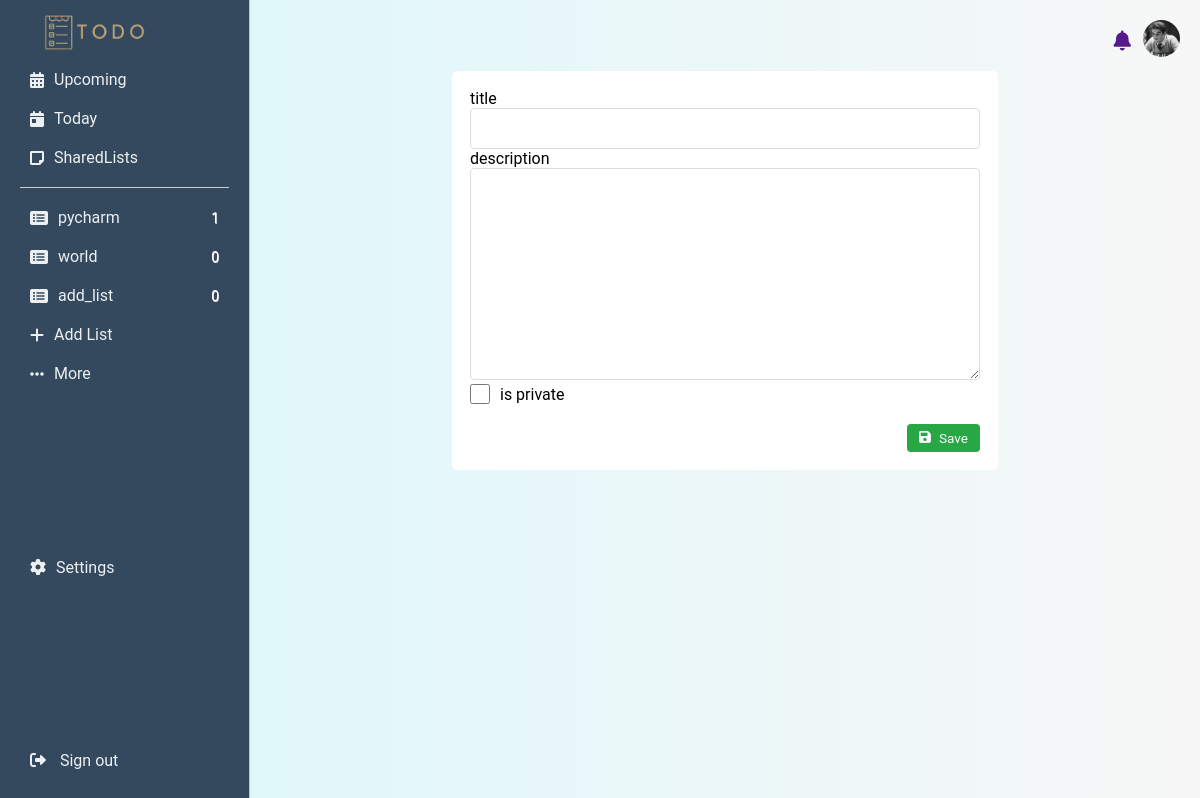
The page /lists/new/ (signed in) on the database its author committed.
### base/models.py (models this page shows, shortened)
class ToDoList(models.Model):
    id = models.UUIDField(primary_key=True, default=uuid.uuid4, editable=False)
    user = models.ForeignKey(CustomUser, on_delete=models.CASCADE, related_name='todo_lists')
    name = models.CharField(max_length=255)
    description = models.TextField()
    created_at = models.DateTimeField(auto_now_add=True)
    updated_at = models.DateTimeField(auto_now=True)
    is_private = models.BooleanField(default=True)
    icon = models.CharField(max_length=50, default='fa-list-alt')
    class Meta:
        verbose_name = "To-Do List"
        verbose_name_plural = "To-Do Lists"

### base/views.py (the view)
# urls.py: path('lists/new/', views.create_todo_list, name='create_todo_list'),
@login_required
def create_todo_list(request):
    if request.method=='POST':
        form=todoListForm(request.POST)
        if form.is_valid():
            todo_list=form.save(commit=False)
            try:
                custom_user=CustomUser.objects.get(user=request.user)
            except CustomUser.DoesNotExist:
                raise Http404("user does not exist")
            todo_list.user=custom_user
            todo_list.icon=get_icon_for_title(todo_list.name)
            todo_list.save()
            activity_log(request.user, 'add', f"{todo_list.name} list")
            return redirect('lists_view')
    else:
        form=todoListForm()
    return render(request,'base/create_todo_list.html',{'form':form})

### base/forms.py
class todoListForm(forms.ModelForm):
   is_private = forms.BooleanField(label='is private',widget=forms.CheckboxInput(attrs={'class':'is_private'}),required=False )
   name = forms.CharField(label='title',widget=forms.TextInput(attrs={'class':'form-control'}) )
   description = forms.CharField(label='description',widget=forms.Textarea(attrs={'class':'form-control'}) )
   class Meta:
       model =ToDoList
       fields = ['is_private', 'name', 'description']

### base/context_processors.py (called while the page is built)
def user_info(request):
    if request.user.is_authenticated:
        try:
            user_profile = CustomUser.objects.get(user = request.user)
            return {
                'user':user_profile,
                'image_profile':user_profile.image_profile
            }
        except:
            print('there is error ')
    return{}

def side_bare_links(request):
    if request.user.is_authenticated:
        custom_user = CustomUser.objects.get(user=request.user)
        user_last_lists = ToDoList.objects.filter(user=custom_user).annotate(task_count=Count('tasks')).order_by('-updated_at')[:3]
        return {'custom_user': custom_user, 'user_last_lists': user_last_lists}
    return {'custom_user': None, 'user_last_lists': []}

### base/templates/base/create_todo_list.html (shortened to what this page needs)
{% extends 'base/base.html' %}
{% load static %}
{% block extra_css %}
    <link rel="stylesheet" href="{% static 'css/change-email.css' %}">
{% endblock extra_css %}
{% block content %}
<div class="container_change_email">
    <form method="POST" action="{% url 'create_todo_list' %}">
        {{ form.name.label }}
        {{ form.name }}
        {{ form.description.label }}
        {{ form.description }}
        <div class="checkbox-label">
            {{ form.is_private }}
            {{ form.is_private.label }}
        </div>
        <div class="button-container">
            <button type="submit" class='btn btn-complete'><i class="fas fa-save"></i>Save</button>
        </div>
    </form>
</div>
{% endblock %}

### base/templates/base/sidebar.html (shortened to what this page needs)
{% load static %}
{% block extra_css %}
  <link rel="stylesheet" href=" {% static 'css/side_bare_hero.css' %}">
{% endblock extra_css %}
<div class="sidebar">
  <a href=" {% url 'home' %}"> <img src="{% static 'logo/todo-removebg-preview.png' %}" alt="logo" class='logo'> </a>
  <div class="tasks">
    <div class="task-item">
      <i class="fas fa-calendar-alt"></i>
      <a>Upcoming</a>
    </div>
    <div class="task-item active">
      <i class="fas fa-calendar-day"></i>
      <a href="{% url 'today_tasks' %}">Today</a>
    </div>
    <div class="task-item">
      <i class="fas fa-sticky-note"></i>
      <a href='{% url 'shared_list' %}'>SharedLists</a>
    </div>
  </div>
  <hr>
  <div class="lists">
    {% for list in user_last_lists %}
    <div class="list-item">
      <i class="fa {{list.icon}}"></i>
      <a href="{% url 'tasks_for_list' list_id=list.id %}">{{ list.name }}</a>
      <span class="task-count">{{ list.task_count }}</span>
    </div>
    {% endfor %}
    <div class="add-new-list">
        <i class="fas fa-plus"></i>
      <a href='{% url 'create_todo_list' %}'>
        Add List
      </a>
    </div>
    <div class="more-link">
      <i class="fas fa-ellipsis-h"></i>
      <a href="{% url 'lists_view' %}">More</a>
    </div>
  </div>
  <div class="settings">
    <i class="fas fa-cog"></i>
    <a>Settings</a>
  </div>
  <div class="sign-out">
    <a href="{% url 'logout' %}">
      <i class="fas fa-sign-out-alt"></i>
      <span>Sign out</span>
    </a>
  </div>
</div>

### base/static/css/style.css (style rules this page uses)
* { margin: 0; padding: 0; box-sizing: border-box; font-family: "Roboto", system-ui; }
body { font-family: Arial, sans-serif; background-color: #F4F7F9; }

### base/static/css/change-email.css (style rules this page uses)
.container_change_email { background-color: #ffff; margin-top: 12px; padding: 18px; border-radius: 5px; -webkit-border-radius: 5px; -moz-border-radius: 5px; -ms-border-radius: 5px; -o-border-radius: 5px; display: flex; flex-direction: column; width: 60%; margin: 10px auto; }
.container_change_email .form-control,input,textarea { width: 100%; padding: 10px; border: 1px solid #ddd; border-radius: 4px; box-sizing: border-box; font-size: 16px; }
.checkbox-label { display: flex; align-items: center; margin-bottom: 15px; }
.checkbox-label input[type="checkbox"] { margin-right: 10px; width: 20px; height: 20px; cursor: pointer; }
.button-container { display: flex; justify-content: flex-end; gap: 10px; margin-top: 20px; }

### base/static/css/side_bare_hero.css (style rules this page uses)
.logo { height: 35px; width: auto; margin-top: -5px; margin-bottom: 6px; }
a { text-decoration: none; }
.sidebar { background-color: #34495E; border-right: 1px solid #BDC3C7; padding: 20px; width: 250px; display: flex; flex-direction: column; position: fixed; height: 100%; top: 0; left: 0; overflow-y: auto; z-index: 1000; }
.tasks .task-item, .lists .list-item, .tags .tag-item , .add-new-list, .add-new-tag, .settings, .sign-out { display: flex; align-items: center; padding: 10px; border-radius: 8px; cursor: pointer; -webkit-border-radius: 8px; -moz-border-radius: 8px; -ms-border-radius: 8px; -o-border-radius: 8px; }
.tasks .task-item i, .lists .list-item i, .tags .tag-item i { margin-right: 10px; font-size: 16px; }
.tasks .task-item .task-count, .lists .list-item .task-count { margin-left: auto; font-size: 14px; color: #ffffff; text-shadow: 0.5px 0.5px #ffe6e6; }
.add-new-list, .add-new-tag, .more-link { display: flex; align-items: center; padding: 10px; border-radius: 5px; cursor: pointer; color: #666; text-decoration: none; }
.add-new-list i, .add-new-tag i, .more-link i { margin-right: 10px; font-size: 16px; }
.settings, .sign-out { display: flex; align-items: center; padding: 10px; border-radius: 5px; cursor: pointer; color: #666; margin-top: auto; }
.settings i, .sign-out i { margin-right: 10px; font-size: 16px; }
.sidebar a, .sidebar i { color: #ECF0F1; }
.task-count { color: #BDC3C7; }
.sidebar i { color: #ECF0F1; }
hr { border: none; border-top: 1px solid #ccc; margin: 10px 0; }

### base/static/css/button_style.css (style rules this page uses)
.btn { padding: 0.375rem 0.75rem; border: none; border-radius: 4px; cursor: pointer; transition: all 0.3s ease; text-decoration: none; font-size: 0.85rem; display: inline-flex; align-items: center; justify-content: center; }
.btn i { margin-right: 0.5rem; }
.btn-complete { background-color: #28a745; color: #ffffff; }

### rows shown on the page
ToDoList: name "pycharm", task_count "1"
ToDoList: name "world", task_count "0"
ToDoList: name "add_list", task_count "0"
